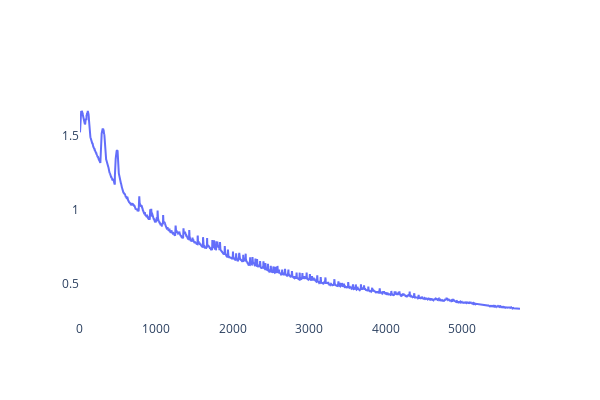

The notebook cell this image was saved under:
### Code cell
showTrace("all")

### Figure 1 — Plotly figure (JSON) as saved in the notebook; plotly's stock layout.template omitted (floating-point values rounded to 4 significant figures; data arrays with more than 128 entries replaced by an {"elided": "..."} marker saying what was removed)
{"data": [{"type": "scatter", "x": {"elided": "11506 float values"}, "y": {"elided": "11506 float values"}}], "layout": {"height": 400, "plot_bgcolor": "white", "width": 600}}
